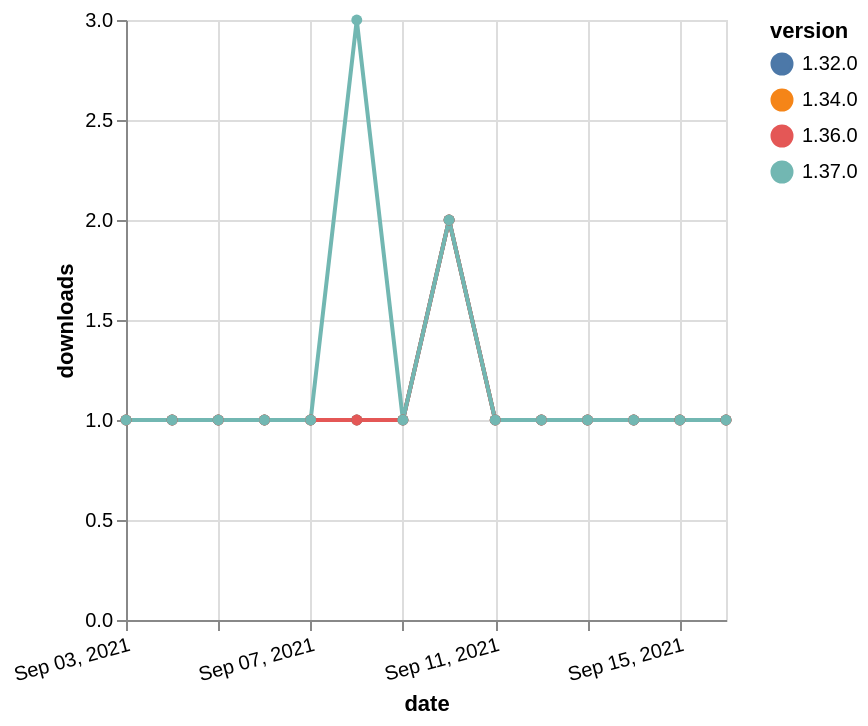

This figure's Vega-Lite source:
### Vega-Lite specification from a JSON file in a GitHub repository (floating-point values rounded to 4 significant figures)
{"$schema": "https://vega.github.io/schema/vega-lite/v5.json", "description": "A simple bar chart with embedded data.", "data": {"values": [{"date": "2021-09-03", "total": 197, "delta": 1, "version": "1.34.0"}, {"date": "2021-09-04", "total": 198, "delta": 1, "version": "1.34.0"}, {"date": "2021-09-05", "total": 199, "delta": 1, "version": "1.34.0"}, {"date": "2021-09-06", "total": 200, "delta": 1, "version": "1.34.0"}, {"date": "2021-09-07", "total": 201, "delta": 1, "version": "1.34.0"}, {"date": "2021-09-08", "total": 202, "delta": 1, "version": "1.34.0"}, {"date": "2021-09-09", "total": 203, "delta": 1, "version": "1.34.0"}, {"date": "2021-09-10", "total": 205, "delta": 2, "version": "1.34.0"}, {"date": "2021-09-11", "total": 206, "delta": 1, "version": "1.34.0"}, {"date": "2021-09-12", "total": 207, "delta": 1, "version": "1.34.0"}, {"date": "2021-09-13", "total": 208, "delta": 1, "version": "1.34.0"}, {"date": "2021-09-14", "total": 209, "delta": 1, "version": "1.34.0"}, {"date": "2021-09-15", "total": 210, "delta": 1, "version": "1.34.0"}, {"date": "2021-09-16", "total": 211, "delta": 1, "version": "1.34.0"}, {"date": "2021-09-03", "total": 248, "delta": 1, "version": "1.32.0"}, {"date": "2021-09-04", "total": 249, "delta": 1, "version": "1.32.0"}, {"date": "2021-09-05", "total": 250, "delta": 1, "version": "1.32.0"}, {"date": "2021-09-06", "total": 251, "delta": 1, "version": "1.32.0"}, {"date": "2021-09-07", "total": 252, "delta": 1, "version": "1.32.0"}, {"date": "2021-09-08", "total": 253, "delta": 1, "version": "1.32.0"}, {"date": "2021-09-09", "total": 254, "delta": 1, "version": "1.32.0"}, {"date": "2021-09-10", "total": 256, "delta": 2, "version": "1.32.0"}, {"date": "2021-09-11", "total": 257, "delta": 1, "version": "1.32.0"}, {"date": "2021-09-12", "total": 258, "delta": 1, "version": "1.32.0"}, {"date": "2021-09-13", "total": 259, "delta": 1, "version": "1.32.0"}, {"date": "2021-09-14", "total": 260, "delta": 1, "version": "1.32.0"}, {"date": "2021-09-15", "total": 261, "delta": 1, "version": "1.32.0"}, {"date": "2021-09-16", "total": 262, "delta": 1, "version": "1.32.0"}, {"date": "2021-09-03", "total": 187, "delta": 1, "version": "1.36.0"}, {"date": "2021-09-04", "total": 188, "delta": 1, "version": "1.36.0"}, {"date": "2021-09-05", "total": 189, "delta": 1, "version": "1.36.0"}, {"date": "2021-09-06", "total": 190, "delta": 1, "version": "1.36.0"}, {"date": "2021-09-07", "total": 191, "delta": 1, "version": "1.36.0"}, {"date": "2021-09-08", "total": 192, "delta": 1, "version": "1.36.0"}, {"date": "2021-09-09", "total": 193, "delta": 1, "version": "1.36.0"}, {"date": "2021-09-10", "total": 195, "delta": 2, "version": "1.36.0"}, {"date": "2021-09-11", "total": 196, "delta": 1, "version": "1.36.0"}, {"date": "2021-09-12", "total": 197, "delta": 1, "version": "1.36.0"}, {"date": "2021-09-13", "total": 198, "delta": 1, "version": "1.36.0"}, {"date": "2021-09-14", "total": 199, "delta": 1, "version": "1.36.0"}, {"date": "2021-09-15", "total": 200, "delta": 1, "version": "1.36.0"}, {"date": "2021-09-16", "total": 201, "delta": 1, "version": "1.36.0"}, {"date": "2021-09-03", "total": 165, "delta": 1, "version": "1.37.0"}, {"date": "2021-09-04", "total": 166, "delta": 1, "version": "1.37.0"}, {"date": "2021-09-05", "total": 167, "delta": 1, "version": "1.37.0"}, {"date": "2021-09-06", "total": 168, "delta": 1, "version": "1.37.0"}, {"date": "2021-09-07", "total": 169, "delta": 1, "version": "1.37.0"}, {"date": "2021-09-08", "total": 172, "delta": 3, "version": "1.37.0"}, {"date": "2021-09-09", "total": 173, "delta": 1, "version": "1.37.0"}, {"date": "2021-09-10", "total": 175, "delta": 2, "version": "1.37.0"}, {"date": "2021-09-11", "total": 176, "delta": 1, "version": "1.37.0"}, {"date": "2021-09-12", "total": 177, "delta": 1, "version": "1.37.0"}, {"date": "2021-09-13", "total": 178, "delta": 1, "version": "1.37.0"}, {"date": "2021-09-14", "total": 179, "delta": 1, "version": "1.37.0"}, {"date": "2021-09-15", "total": 180, "delta": 1, "version": "1.37.0"}, {"date": "2021-09-16", "total": 181, "delta": 1, "version": "1.37.0"}]}, "width": "container", "mark": {"type": "line", "point": {"filled": true}}, "encoding": {"x": {"field": "date", "type": "temporal", "timeUnit": "yearmonthdate", "title": "date", "axis": {"labelAngle": -15}}, "y": {"field": "delta", "type": "quantitative", "title": "downloads"}, "color": {"field": "version", "type": "nominal"}, "tooltip": {"field": "delta"}}}
